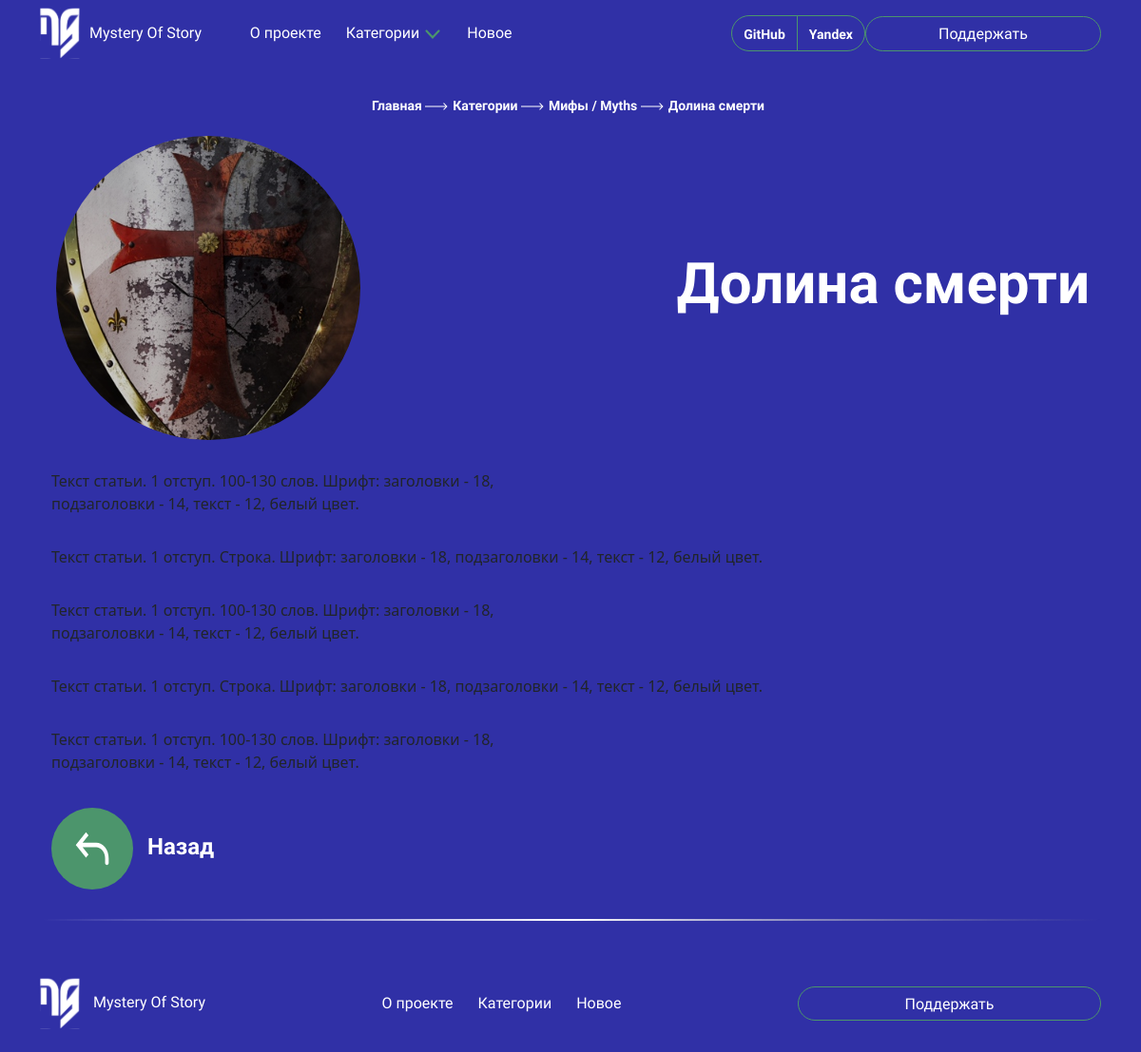
/articles/article_detail/5/, run on the app's committed database.
### articles/models.py (models this page shows, shortened)
class Articles(models.Model):
    articles_title = models.CharField(
        max_length=30,
        verbose_name='Название статьи',
    )
    articles_title_img = models.ImageField(
        upload_to='image/articles_img/',
        verbose_name='Титульная картинка',
    )
    articles_description = models.CharField(
        max_length=50,
        default='Описание статьи для титульной страницы!',
        verbose_name='Описание статьи',
    )
    articles_text_1 = HTMLField(
        default=(
            f'Текст статьи. 1 отступ. 100-130 слов. Шрифт: заголовки - 18, подзаголовки - 14, текст - 12, белый цвет.'
        ),
        verbose_name='Текст статьи 1 (left)',
        blank=True,
    )
    article_img_1 = models.ImageField(
        upload_to='image/articles_description_img/',
        verbose_name='Картинка 1',
        blank=True,
        null=True,
    )
    articles_text_2 = HTMLField(
        default=(
            f'Текст статьи. 1 отступ. Строка. Шрифт: заголовки - 18, подзаголовки - 14, текст - 12, белый цвет.'
        ),
        verbose_name='Текст статьи 2 (string)',
        blank=True,
    )
    articles_text_3 = HTMLField(
        default=(
            f'Текст статьи. 1 отступ. 100-130 слов. Шрифт: заголовки - 18, подзаголовки - 14, текст - 12, белый цвет.'
        ),
        verbose_name='Текст статьи 3 (right)',
        blank=True,
    )
    article_img_2 = models.ImageField(
        upload_to='image/articles_description_img/',
        verbose_name='Картинка 2',
        blank=True,
        null=True,
    )
    articles_text_4 = HTMLField(
        default=(
            f'Текст статьи. 1 отступ. Строка. Шрифт: заголовки - 18, подзаголовки - 14, текст - 12, белый цвет.'
        ),
        verbose_name='Текст статьи 4 (string)',
        blank=True,
    )
    articles_text_5 = HTMLField(
        default=(
            f'Текст статьи. 1 отступ. 100-130 слов. Шрифт: заголовки - 18, подзаголовки - 14, текст - 12, белый цвет.'
        ),
        verbose_name='Текст статьи 5 (left)',
        blank=True,
    )
    category = models.ForeignKey(
        ArticlesCategories,
        on_delete=models.CASCADE,
        null=True,
        verbose_name='Категория'
    )
    author = models.ForeignKey(
        User,
        on_delete=models.CASCADE,
        null=True,
        verbose_name='Автор'
    )
    created_at = models.DateTimeField(
        auto_now_add=True,
        verbose_name='Дата создания',
    )
    is_published = models.BooleanField(
        default=False,
        verbose_name='Опубликовать'
    )
    class Meta:
        ordering = ['-created_at']
        verbose_name = 'Статья'
        verbose_name_plural = 'Статьи'

class ArticlesCategories(models.Model):
    articles_category_title = models.CharField(
        max_length=40,
        verbose_name='Категория',
    )
    articles_category_img = models.ImageField(
        upload_to='image/articles_category/',
        verbose_name='Титульная картинка категории',
    )
    articles_category_description = models.CharField(
        max_length=100,
        verbose_name='Описание',
        default='Описание категории',
    )
    created_at = models.DateField(
        auto_now_add=True,
        verbose_name='Дата публикации',
    )
    is_published = models.BooleanField(
        verbose_name='Опубликовать',
    )
    class Meta:
        verbose_name = 'Категория'
        verbose_name_plural = 'Категории'
    def __str__(self):
        return self.articles_category_title

### articles/views.py (the view)
# urls.py: path('article_detail/<int:id>/', views.article_detail, name='article_detail'),
def article_detail(request, id):
    article = get_object_or_404(Articles, pk=id)
    return render(request, 'articles/article_detail.html', {'article': article})

### templates/articles/article_detail.html (shortened to what this page needs)
{% extends "base.html" %}
{% block content %}
<div class="container-article-detail">
    <div class="row justify-content-center">
        <div class="artcile-way justify-content-center">
            <div class="to-the-main-page">
                <a class="article-way-link" href="{% url 'homepage:index' %}">
                    <p class="article-way-title">Главная
                        <img class="arrow" src="/static/img/arrow.svg">
                    </p>
                </a>
            </div>
            <div class="to-the-category-page">
                <a class="article-way-link" href="{% url 'articles:all_categories' 1 %}">
                    <p class="article-way-title">Категории
                        <img class="arrow" src="/static/img/arrow.svg">
                    </p>
                </a>
            </div>
            <div class="to-the-main-category-page">
                <a class="article-way-link" href="{% url 'articles:all_categories' article.category.id %}">
                    <p class="article-way-title">{{ article.category }}
                        <img class="arrow" src="/static/img/arrow.svg">
                    </p>
                </a>
            </div>
            <div class="this-article-name">
                <a class="article-way-link" href="{% url 'articles:article_detail' article.id %}">
                    <p class="article-way-title">{{ article.articles_title }}</p>
                </a>
            </div>
        </div>
        <div class="row one-article">
            <div class="title-article-img">
                <img class="article-title-img" src="{{ article.articles_title_img.url }}">
                <h4 class="article-title-name">{{ article.articles_title }}</h4>
            </div>
            <div class="row article-detail">
                {% if article.articles_text_1 %}
                    <div class="col-6 article-text">
                        <p class="text-of-article">{{ article.articles_text_1|safe }}</p>
                    </div>
                {% endif %}
                {% if article.articles_text_2 %}
                    <div class="col-12 article-text">
                        <p class="text-of-article">{{ article.articles_text_2|safe }}</p>
                    </div>
                {% endif %}
                {% if article.articles_text_3 %}
                    <div class="col-6 article-text">
                        <p class="text-of-article">{{ article.articles_text_3|safe }}</p>
                    </div>
                {% endif %}
                {% if article.articles_text_4 %}
                    <div class="col-12 article-text">
                        <p class="text-of-article">{{ article.articles_text_4|safe }}</p>
                    </div>
                {% endif %}
                {% if article.articles_text_5 %}
                    <div class="col-6 article-text">
                        <p class="text-of-article">{{ article.articles_text_5|safe }}</p>
                    </div>
                {% endif %}
            </div>
        </div>
        <div class="row btn-back">
            <a class="btn-back-link" href="javascript:history.back()">
                <p class="btn-back-word">
                    <img class="img-btn-back" src="/static/img/button-back.svg">Назад
                </p>
            </a>
        </div>
        <img src="/static/img/line49.png" class="main-page-img-line" style="margin-bottom: 20px;">
    </div>
</div>
{% endblock %}

### templates/articles/article_detail.html (style rules this page uses)
.container-article-detail { margin-top: 15px; }
.artcile-way { display: flex; flex-wrap: nowrap; justify-content: center; align-items: center; }
.article-way-title { font-family: "Comfortaa"; font-weight: 600; font-style: semibold; font-size: 14px; color: white; margin-right: 5px; }
.article-way-link { width: 23px; text-decoration: none; }
.one-article { margin-bottom: 20px; }
.article-title-img { width: 330px; height: 330px; border-radius: 50%; padding: 5px; object-fit: cover; filter: brightness(80%); }
.title-article-img { display: flex; align-items: center; margin-bottom: 10px; }
.article-title-name { color: white; font-family: "Unbounded"; font-weight: 700; font-style: bold; font-size: 60px; margin-left: auto; text-align: right; }
.text-of-article { color: white; font-family: "Comfortaa"; font-weight: 600; font-style: SemiBold; }
.img-btn-back { width: 86px; height: 86px; margin-right: 15px; }
.btn-back { margin-bottom: 15px; }
.btn-back-link { text-decoration: none; }
.btn-back-word { color: white; font-size: 24px; font-family: "Comfortaa"; font-weight: 600; font-style: semibold; }

### data on the page
Articles: category "Мифы / Myths", articles_title "Долина смерти", articles_title_img (picture), articles_text_1 "Текст статьи. 1 отступ. 100-130 слов. Шрифт: заголовки - 18, подзаголовки - 14, текст - 12, белый цвет.", articles_text_2 "Текст статьи. 1 отступ. Строка. Шрифт: заголовки - 18, подзаголовки - 14, текст - 12, белый цвет.", articles_text_3 "Текст статьи. 1 отступ. 100-130 слов. Шрифт: заголовки - 18, подзаголовки - 14, текст - 12, белый цвет.", articles_text_4 "Текст статьи. 1 отступ. Строка. Шрифт: заголовки - 18, подзаголовки - 14, текст - 12, белый цвет.", articles_text_5 "Текст статьи. 1 отступ. 100-130 слов. Шрифт: заголовки - 18, подзаголовки - 14, текст - 12, белый цвет."
